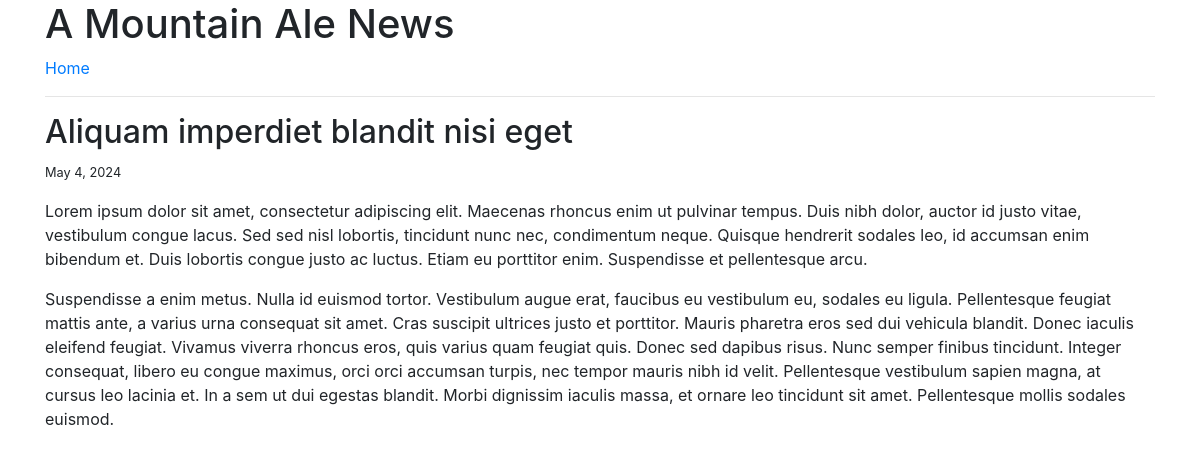
The app's page /post/2/ with its own data.
### blog/models.py (models this page shows, shortened)
class Post(models.Model):
    title = models.CharField(max_length=255)
    body = models.TextField()
    author = models.ForeignKey(User, on_delete=models.CASCADE)
    created_on = models.DateTimeField(auto_now_add=True)
    last_modified = models.DateTimeField(auto_now=True)

### blog/views.py (the view)
# urls.py: path("post/<int:pk>/", views.blog_detail, name="blog_detail"),
def blog_detail(request, pk):
    post = Post.objects.get(pk=pk)
    context = {
        "post": post,
    }
    return render(request, "blog/detail.html", context)

### blog/templates/blog/detail.html
{% extends "base.html" %}
{% block page_title %}
    <h2>{{ post.title }}</h2>
{% endblock page_title %}
{% block page_content %}
    <small>
        {{ post.created_on.date }}
    </small>
    <p>{{ post.body | linebreaks }}</p>
{% endblock page_content %}

### templates/base.html (shortened to what this page needs)
<!DOCTYPE html>
<html lang="en">
<head>
    <link rel="stylesheet" href="https://cdn.jsdelivr.net/npm/bootstrap@4.3.1/dist/css/bootstrap.min.css">
</head>
<body>
<div class="container">
<h1>A Mountain Ale News</h1>
<a href="{% url "blog_index" %}">Home</a>
<hr>
{% block page_title %}{% endblock page_title %}
{% block page_content %}{% endblock page_content %}
</div>
</body>
</html>

### records on screen
Post: title "Aliquam imperdiet blandit nisi eget", created_on "May 4, 2024", body "Lorem ipsum dolor sit amet, consectetur adipiscing elit. Maecenas rhoncus enim ut pulvinar tempus. Duis nibh dolor, auctor id justo vitae, vestibulum congue lacus. Sed sed nisl lobortis, tincidunt nunc nec, condimentum neque. Quisque hendrerit sodales leo, id accumsan enim bibendum et. Duis lobortis congue justo ac luctus. Etiam eu porttitor enim. Suspendisse et pellentesque arcu. Suspendisse a enim metus. Nulla id euismod tortor. Vestibulum augue erat, faucibus eu vestibulum eu, sodales eu ligula. Pellentesque feugiat mattis ante, a varius urna consequat sit amet. Cras suscipit ultrices justo et porttitor. Mauris pharetra eros sed dui vehicula blandit. Donec iaculis eleifend feugiat.…"
